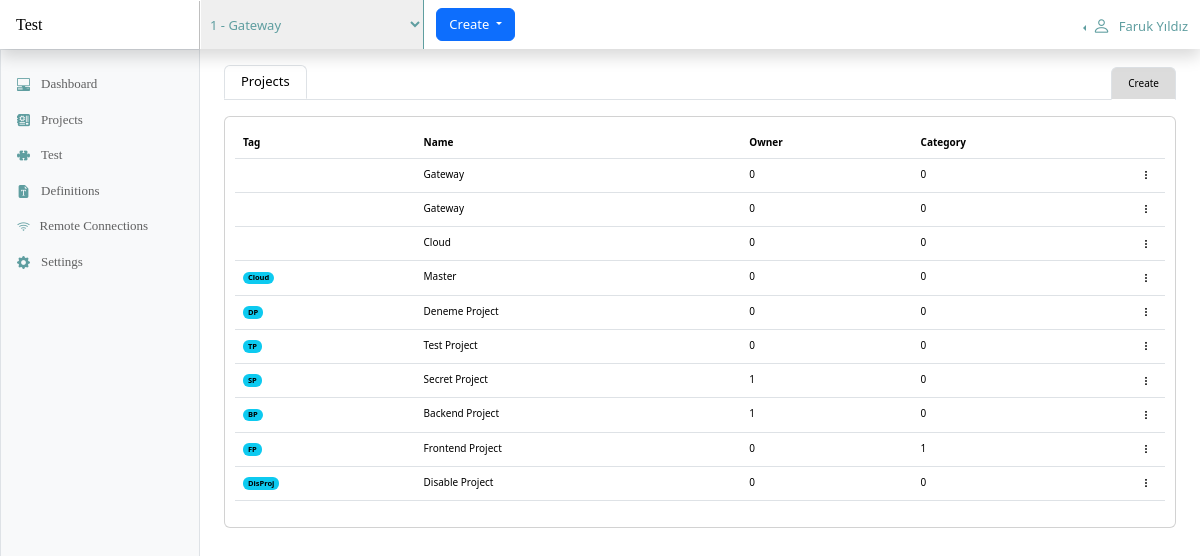
The app's page /project/ with its own data.
### project/models.py (models this page shows)
class Project(models.Model):
    name = models.CharField(max_length=150)
    tag = models.CharField(max_length=150, default="")
    category = models.IntegerField(default=0)
    owner = models.IntegerField(default=0)
    status = models.BooleanField(default=True)
    created_by = models.IntegerField(default=0)
    updated_by = models.IntegerField(default=0)
    created_at = models.DateTimeField(auto_now_add=True)
    updated_at = models.DateTimeField(auto_now=True)

### project/views.py (the view)
# urls.py: path('', views.index, name='index'),
def index(request):
    projects = Project.objects.all()
    return render(request, "project/index.html", {"projects": projects})

### templates/project/index.html (shortened to what this page needs)
{% extends 'layout.html' %}
{% load static %}
{% block container_title %}
<ul class="nav nav-tabs" id="myTab" role="tablist"
    style="font-size: small; border: 1px; float: bottom; margin-bottom: -15px">
    <li class="nav-item" role="presentation">
        <button class="nav-link active" id="home-tab" data-bs-toggle="tab" data-bs-target="#home-tab-pane" type="button"
            role="tab" aria-controls="home-tab-pane" aria-selected="true">Projects</button>
    </li>
</ul>
{% endblock %}
{% block toolbar %}
<ul class="nav nav-tabs" id="myTab" role="tablist"
    style="font-size: small; border: 1px; float: bottom; margin-bottom: -10px;">
    <li class="nav-item" role="presentation">
        <a class="nav-link active" id="home-tab" style="font-size: x-small; background-color: gainsboro" href="/project/create">Create</a>
    </li>
</ul>
{% endblock %}
{% block content %}
<div class="row">
    <div class="col-md-12">
        <div class="table-responsive card" style="padding: 10px; font-size: x-small">
            <table class="table table-hover">
                <thead>
                    <th>Tag</th>
                    <th>Name</th>
                    <th>Owner</th>
                    <th>Category</th>
                    <th style="width: 40px;"></th>
                </thead>
                <tbody>
                    {% for project in projects %}
                    <tr>
                        <td><span class="badge text-bg-info">{{ project.tag }}</span></td>
                        <td>{{ project.name }}</td>
                        <td>{{ project.owner }}</td>
                        <td>{{ project.category }}</td>
                        <td>
                            <div class="dropdown" style="float: right; font-size: x-small">
                                <a role="button" data-bs-toggle="dropdown" aria-expanded="false">
                                    <i class="bi bi-three-dots-vertical"></i>
                                </a>
                            </div>
                        </td>
                    </tr>
                    {% endfor %}
                </tbody>
            </table>
        </div>
    </div>
</div>
{% endblock %}

### templates/layout.html (shortened to what this page needs)
{% load static %}
<!doctype html>
<html lang="en" data-bs-theme="auto">
<head>
  <link rel="stylesheet" href="https://cdn.jsdelivr.net/npm/@docsearch/css@3">
  <link href="{% static 'bootstrap-5.3.3/dist/css/bootstrap.min.css' %}" rel="stylesheet">
  <link href="{% static 'css/dashboard.css' %}" rel="stylesheet">
  <link href="{% static 'css/styles.css' %}" rel="stylesheet">
  <link href="https://cdn.jsdelivr.net/npm/bootstrap-icons@1.10.5/font/bootstrap-icons.min.css" rel="stylesheet">
</head>
<body>
  <header class="navbar sticky-top bg-white flex-md-nowrap p-0 shadow" data-bs-theme="light">
    <a class="navbar-brand col-md-3 col-lg-2 me-0 px-3 fs-6 text-black" href="#"
      style="background-color: white; font-family: cursive">
      Test
    </a>
    <div class="container-fluid">
      <select
        onchange="this.options[this.selectedIndex].value && (window.location = this.options[this.selectedIndex].value);"
        style="width: 400px; height: 49px; float: left; font-size: small; border: none; border-right: 1px solid cadetblue; color: cadetblue; margin-left: -11px; padding: 5px">
        {% for project in projects %}
          {% if project.id == active_project %}
            <option value="/project/set/active/{{ project.id }}" selected>{{ project.id }} - {{ project.name }}</option>
          {% else %}
            <option value="/project/set/active/{{ project.id }}">{{ project.id }} - {{ project.name }}</option>
          {% endif %}
        {% endfor %}
      </select>
      <div class="container-fluid">
        <div class="btn-group">
          <button type="button" class="btn btn-primary dropdown-toggle" data-bs-toggle="dropdown" aria-expanded="false"
            style="font-size: small">
            Create
          </button>
        </div>
      </div>
    </div>
    <div class="btn-group dropstart">
      <button type="button" class="btn btn-secondary dropdown-toggle" data-bs-toggle="dropdown" aria-expanded="false"
        style="border: 0px; border-radius: 500px; background-color: white; color:cadetblue; font-size: small">
        <i class="bi bi-person" style="color:cadetblue; font-size: large"></i>&nbsp;&nbsp;
        Faruk Yıldız
      </button>
    </div>
  </header>
  <div class="container-fluid" style="height: 100%">
    <div class="row" style="height: 100%">
      {% include 'partials/sidebar.html' %}
      <main class="col-md-9 ms-sm-auto col-lg-10 px-md-4">
        <div id="container-title"
          class="d-flex justify-content-between flex-wrap flex-md-nowrap align-items-center pt-3 pb-2 mb-3 border-bottom">
          <h1 class="h6">{% block container_title %}{% endblock %}</h1>
          {% block toolbar %}{% endblock %}
        </div>
        {% block content %}{% endblock %}
      </main>
    </div>
  </div>
</body>
</html>

### templates/partials/sidebar.html (shortened to what this page needs)
{% load static %}
<div class="sidebar border border-right col-md-3 col-lg-2 p-0 bg-body-tertiary">
    <div class="offcanvas-md offcanvas-end bg-body-tertiary" tabindex="-1" id="sidebarMenu"
        aria-labelledby="sidebarMenuLabel">
        <div class="offcanvas-body d-md-flex flex-column p-0 pt-lg-3 overflow-y-auto">
            <ul class="nav flex-column">
                <li class="nav-item">
                    <a class="nav-link d-flex align-items-center gap-2" aria-current="page" href="/connections"
                        style="color: rgba(0, 0, 0, 0.614); font-family: cursive; font-size: small">
                        <i class="bi bi-pc-display-horizontal" style="color: cadetblue;"></i>
                        Dashboard
                    </a>
                </li>
                <li class="nav-item">
                    <a class="nav-link d-flex align-items-center gap-2" aria-current="page" href="/project"
                        style="color: rgba(0, 0, 0, 0.614); font-family: cursive; font-size: small">
                        <i class="bi bi-motherboard-fill" style="color: cadetblue;"></i>
                        Projects
                    </a>
                </li>
                <li class="nav-item">
                    <a class="nav-link d-flex align-items-center gap-2" aria-current="page"
                        style="color: rgba(0, 0, 0, 0.614); font-family: cursive; font-size: small"
                        data-bs-toggle="collapse" href="#s" data-bs-target="#dashboard-collapse" aria-expanded="false">
                        <i class="bi bi-puzzle-fill" style="color: cadetblue;"></i>
                        Test
                    </a>
                </li>
                <li class="nav-item">
                    <a class="nav-link d-flex align-items-center gap-2" aria-current="page"
                        style="color: rgba(0, 0, 0, 0.614); font-family: cursive; font-size: small"
                        data-bs-toggle="collapse" href="#s" data-bs-target="#definitions-collapse"
                        aria-expanded="false">
                        <i class="bi bi-file-earmark-font-fill" style="color: cadetblue;"></i>
                        Definitions
                    </a>
                </li>
                <li class="nav-item">
                    <a class="nav-link align-items-center gap-2" aria-current="page" href="/test"
                        style="color: rgba(0, 0, 0, 0.614); font-family: cursive; font-size: small">
                        <i class="bi bi-wifi" style="color: cadetblue;"></i>&nbsp;
                        Remote Connections
                    </a>
                </li>
                <li class="nav-item">
                    <a class="nav-link d-flex align-items-center gap-2" aria-current="page"
                        style="color: rgba(0, 0, 0, 0.614); font-family: cursive; font-size: small"
                        data-bs-toggle="collapse" href="#s" data-bs-target="#settings-collapse"
                        aria-expanded="false">
                        <i class="bi bi-gear-fill" style="color: cadetblue;"></i>
                        Settings
                    </a>
                </li>
            </ul>
        </div>
    </div>
</div>

### static/css/dashboard.css (style rules this page uses)
.bi { display: inline-block; width: 1rem; height: 1rem; }
.sidebar .nav-link { font-size: .875rem; font-weight: 500; }
.navbar-brand { padding-top: .75rem; padding-bottom: .75rem; background-color: rgba(0, 0, 0, .25); box-shadow: inset -1px 0 0 rgba(0, 0, 0, .25); }

### templates/layout.html (style rules this page uses)
html, body { height: 100%; margin: 0px; padding: 0px; }
.bi { vertical-align: -.125em; fill: currentColor; }

### records on screen
Project: name "Gateway", owner "0", category "0"
Project: name "Gateway", owner "0", category "0"
Project: name "Cloud", owner "0", category "0"
Project: tag "Cloud", name "Master", owner "0", category "0"
Project: tag "DP", name "Deneme Project", owner "0", category "0"
Project: tag "TP", name "Test Project", owner "0", category "0"
Project: tag "SP", name "Secret Project", owner "1", category "0"
Project: tag "BP", name "Backend Project", owner "1", category "0"
Project: tag "FP", name "Frontend Project", owner "0", category "1"
Project: tag "DisProj", name "Disable Project", owner "0", category "0"

### other values on screen
form field value "1 - Gateway"
